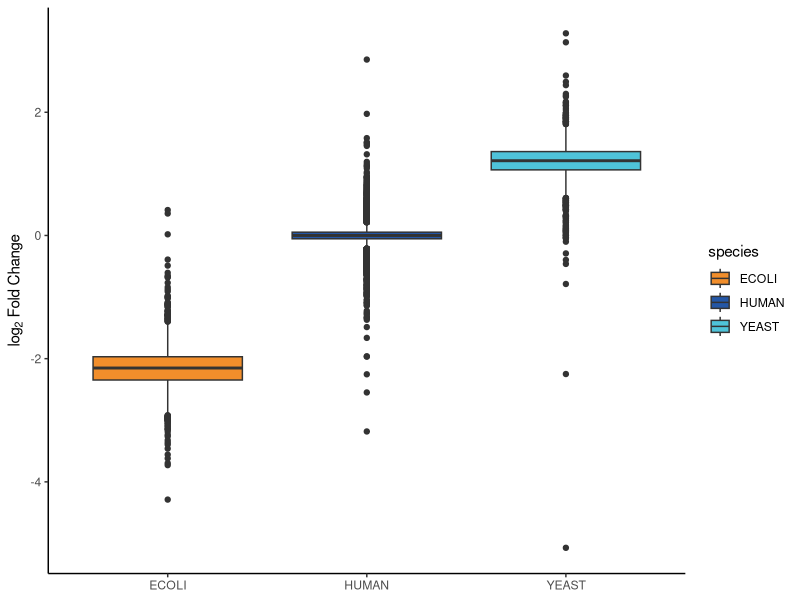
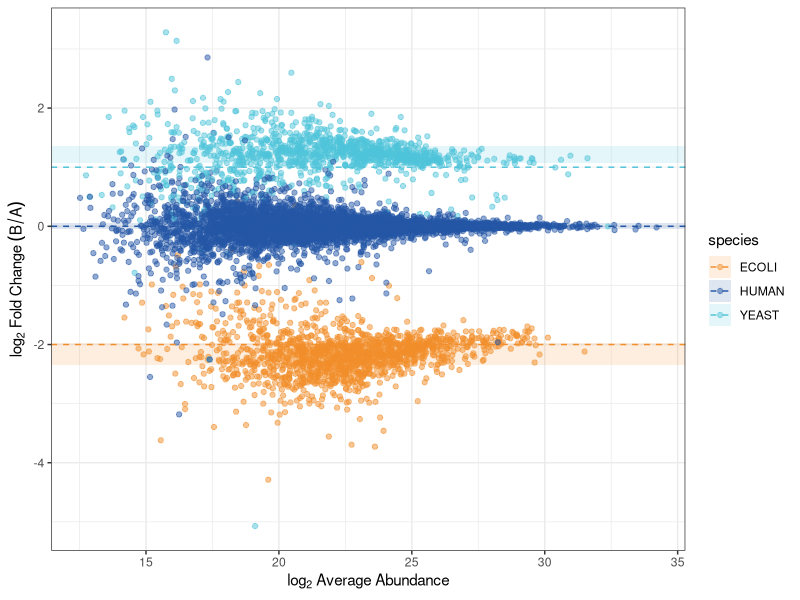

These figures' R source, in order:
## ---- chunk 1
library(tidyverse)
library(ggridges)
## ---- chunk 2
report <- read.delim("report.pg_matrix.tsv", check.names = FALSE)
## ---- chunk 3
df <- report %>%
  filter(!grepl("crap", Protein.Group, ignore.case = TRUE))

df <- df %>%
  filter(!(
      grepl("_HUMAN", Protein.Names) +
      grepl("_YEAST", Protein.Names) +
      grepl("_ECOLI", Protein.Names) > 1))

df <- df %>%
  mutate(species = case_when(
      grepl("_HUMAN", Protein.Names) ~ "HUMAN",
      grepl("_YEAST", Protein.Names) ~ "YEAST",
      grepl("_ECOLI", Protein.Names) ~ "ECOLI",
      TRUE ~ NA_character_)) %>%
  filter(!is.na(species))
## ---- chunk 4
sample_composition <- tibble(
  species = c("HUMAN", "YEAST", "ECOLI"),
  A = c(65, 15, 20),
  B = c(65, 30, 5)) %>%
  mutate(expected_logFC = log2(B / A))

sample_composition
## ---- chunk 5
A_cols <- c(
  "20240509_LFQ_A_1",
  "20240509_LFQ_A_2",
  "20240509_LFQ_A_3")

B_cols <- c(
  "20240509_LFQ_B_1",
  "20240509_LFQ_B_2",
  "20240509_LFQ_B_3")
## ---- chunk 6
df <- df %>%
  mutate(
    nA = rowSums(!is.na(across(all_of(A_cols)))),
    nB = rowSums(!is.na(across(all_of(B_cols))))) %>%
  filter(nA == 3, nB == 3)
## ---- chunk 7
metrics <- df %>%
  rowwise() %>%
  mutate(
    mean_A = mean(c_across(all_of(A_cols))),
    mean_B = mean(c_across(all_of(B_cols))),
    sd_A = sd(c_across(all_of(A_cols))),
    sd_B = sd(c_across(all_of(B_cols))),
    cv_A = 100 * sd_A / mean_A,
    cv_B = 100 * sd_B / mean_B,
    mean_CV = mean(c(cv_A, cv_B), na.rm = TRUE),
    abundance = log2((mean_A + mean_B) / 2),
    observed_logFC = log2(mean_B / mean_A)) %>%
  ungroup()
## ---- chunk 8
df_metrics <- metrics %>%
  left_join(sample_composition %>%
      select(species, expected_logFC), by = "species") %>%
  mutate(deviation = observed_logFC - expected_logFC) %>%
  group_by(species) %>%
  mutate(sd_deviation = sd(deviation, na.rm = TRUE)) %>%
  ungroup()
## ---- chunk 9
accuracy_metrics <- df_metrics %>%
  filter(is.finite(deviation)) %>%
  group_by(species) %>%
  summarise(
    proteins = n(),
    sd_ratio = sd(deviation),
    median_abs_deviation = median(abs(deviation)),
    .groups = "drop")

cv_metrics <- df_metrics %>%
  filter(is.finite(mean_CV)) %>%
  group_by(species) %>%
  summarise(proteins = n(),
    median_CV = median(mean_CV),
    mean_CV = mean(mean_CV),
    .groups = "drop")

accuracy_metrics
cv_metrics
## ---- chunk 10
iqr_df <- df_metrics %>%
  group_by(species) %>%
  summarise(ymin = quantile(observed_logFC, 0.25, na.rm = TRUE),
    ymax = quantile(observed_logFC, 0.75, na.rm = TRUE),
    expected_logFC = first(expected_logFC),
    .groups = "drop")
## ---- chunk 11
cols <- c(
  HUMAN = "#2457A6",
  YEAST = "#4FC3D9",
  ECOLI = "#F28E2B")
## ---- chunk 12
ggplot(df_metrics,
  aes(species, observed_logFC, fill = species)) +
  geom_boxplot() +
  scale_fill_manual(values = cols) +
  theme_classic() +
  labs(x = NULL,  y = expression(log[2]~Fold~Change))
## ---- chunk 13
ggplot(df_metrics,
  aes(abundance, observed_logFC, colour = species)) +
  geom_rect(data = iqr_df,
    aes(
      xmin = -Inf,
      xmax = Inf,
      ymin = ymin,
      ymax = ymax,
      fill = species),
    inherit.aes = FALSE,
    alpha = 0.15) +
  geom_point(alpha = 0.5) +
  geom_hline(data = sample_composition,
    aes(yintercept = expected_logFC, colour = species),
    linetype = 2) +
  scale_colour_manual(values = cols) +
  scale_fill_manual(values = cols) +
  theme_bw() +
  labs(
    x = expression(log[2]~Average~Abundance),
    y = expression(log[2]~Fold~Change~(B/A)))
